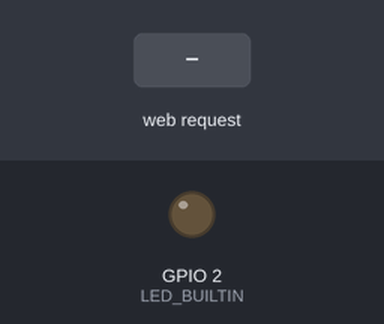
Simulated run of this sketch. Board: ESP8266 (NodeMCU). Shown: output pins drawn as LEDs (lit = HIGH, except the on-board LED, lit = LOW). The inputs (shaded band) are chosen by the test bench. WiFi joins after 1.5 s; servers stay silent unless stated; what the sketch prints to the serial monitor is not drawn.

Above: at 4.2 s.
4.3 s: HTTP request GET /gpio/1 received
At 5.5 s:
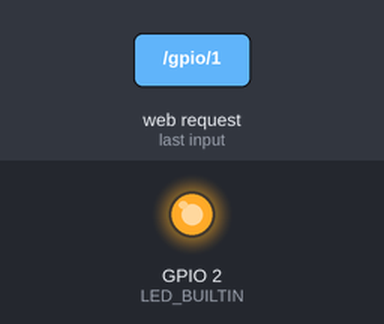
5.8 s: HTTP request GET /gpio/0 received
At 6.7 s:
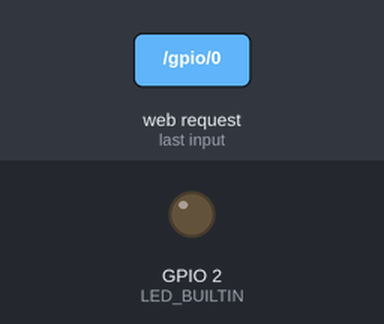
Timing chart, 0 to 8.8 s (numbered marks = the images above; inputs shaded):
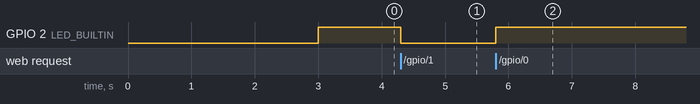

The sketch:

WiFiWebControl.ino
```cpp
/*
 *  This sketch demonstrates how to set up a simple HTTP server.
 *  The server will set the GPIO pin depending on the request
 *    http://server_ip/gpio/0 will set the LED_BUILTIN low,
 *    http://server_ip/gpio/1 will set the LED_BUILTIN high
 *  server_ip is the IP address of the ESP8266 module, will be
 *  printed to Serial when the module is connected.
 */
// Include the WiFi library
#include <ESP8266WiFi.h>

// Define what pin to use for the led
//#define LED_BUILTIN 2 // The blue LED on the ESP-12 module is connected to GPIO2


// Setup variables
const char* ssid = "SSID"; // case sensitive
const char* password = "PASSWORD"; // case sensitive
const char* MyHostname = "MYNAME"; // not case sensitive

int val = 1; // the blue LED is active low (connected to Vcc and sinks through the chip to ground)
             // so setting a logical value of 0 will light it up.

// Create an instance of the server class
// specify the port to listen on as an argument
WiFiServer server(80);

void setup() {
  // Start serial port
  Serial.begin(115200);
  delay(500);

  // Connect to WiFi network
  Serial.println();
  Serial.println();
  Serial.print("Connecting to ");
  Serial.println(ssid);
  Serial.printf("Default hostname: %s\n", WiFi.hostname().c_str());
  WiFi.mode(WIFI_STA); // We set to station mode only (STA, STA_AP, AP)
  WiFi.hostname(MyHostname); // Set the dhcp hostname (if your router supports it)
  delay(500);
  WiFi.begin(ssid, password); // Start WiFi

  while (WiFi.status() != WL_CONNECTED) { // Wait for client connection
    delay(500);
    Serial.print(".");
  }

  Serial.println("");
  Serial.println("WiFi connected");

  server.begin(); // Start the server
  Serial.println("Server started");

  // Print the IP address
  Serial.printf("Hostname: %s - ", WiFi.hostname().c_str());
  Serial.println(WiFi.localIP());

  // Stop serial port
  delay(500);
  Serial.end();

  // prepare GPIO LED_BUILTIN for output mode
  pinMode(LED_BUILTIN, OUTPUT);
  digitalWrite(LED_BUILTIN, val);


}

void loop() {
  // Check if a client has connected
  WiFiClient client = server.available();
  if (!client) {
    return;
  }

  // Wait until the client sends some data
  while(!client.available()){
    delay(1);
  }

  // Read the first line of the request
  String req = client.readStringUntil('\r');
  client.flush();

  // Match the request
  if (req.indexOf("/gpio/0") != -1) val = 1;
  if (req.indexOf("/gpio/1") != -1) val = 0;

  // Set LED_BUILTIN according to the request
  digitalWrite(LED_BUILTIN, val);

  client.flush();

  // Prepare the response
  String s = "HTTP/1.1 200 OK\r\nContent-Type: text/html\r\n\r\n<!DOCTYPE HTML>\r\n<html>\r\nGPIO is now ";
  s += (val)?"low":"high";
  s += "</html>\n";

  // Send the response to the client
  client.print(s);
  delay(10);
  client.stop();

  // The client will actually be disconnected
  // when the function returns and 'client' object is detroyed
}
```

Measured:
- after the input at 4.3 s, GPIO 2 (LED_BUILTIN): HIGH → LOW at once
- after the input at 5.8 s, GPIO 2 (LED_BUILTIN): LOW → HIGH at once
